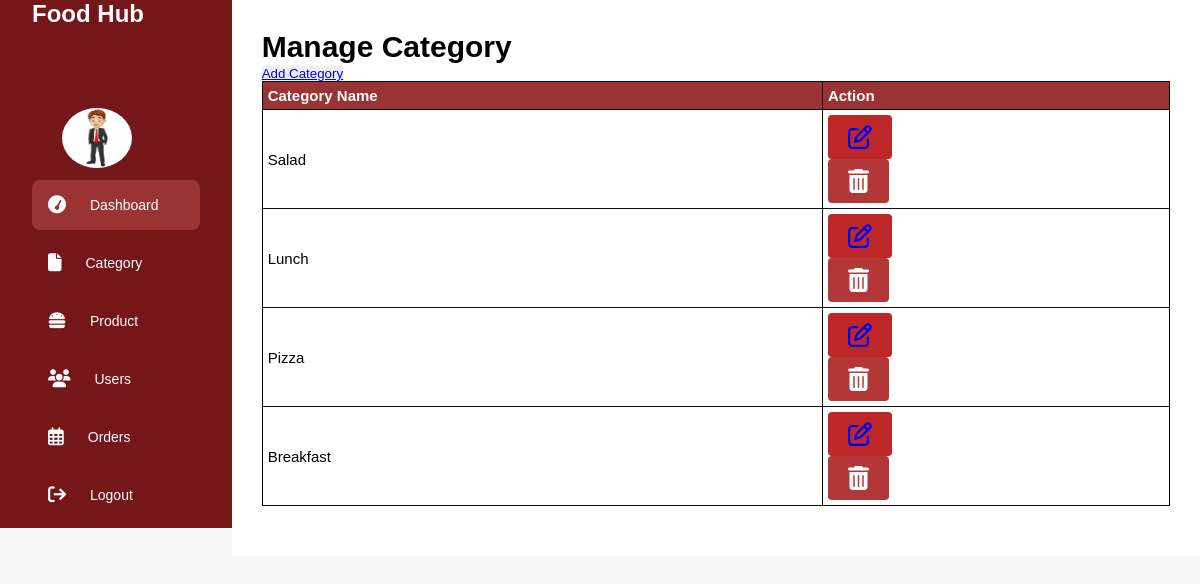
Screenshot of /admin/categories.php (signed in) with the database file from the repository.
### tables this page shows
CREATE TABLE `categories` (
  `id` int(10) UNSIGNED NOT NULL,
  `name` varchar(255) NOT NULL,
  `image` varchar(255) DEFAULT NULL
);

### admin/categories.php (the view, shortened to what this page needs)
<?php include 'layouts/header.php'?>
        <div class="row">
            <div class="col-md-12">
                <h1>Manage Category</h1>
                <button><a href="add-category.php">Add Category</a></button>
                <table class="table ">
                    <thead>
                        <tr>
                            <th>Category Name</th>
                            <th>Action</th>
                        </tr>
                    </thead>
                    <tbody>
                    <?php
                        $sql = "SELECT * FROM categories";
                        $result = mysqli_query($conn, $sql);
                        if (mysqli_num_rows($result) > 0) {
                            while ($row = mysqli_fetch_assoc($result)) {
                                echo "<tr>";
                                echo "<td>" . $row['name'] . "</td>";
                                echo "<td>
                                        <button class='btn btn-primary'><a href='add-category.php?id=" . $row['id'] . "'><i class='far fa-edit' style='font-size:24px'></i></a></button>
                                        <form method='POST'>
                                            <input type='hidden' name='category_id' value='" . $row['id'] . "'>
                                            <button type='submit' class='btn btn-danger' name='delete'><i class='fas fa-trash-alt' style='font-size:24px'></i></button>
                                        </form>
                                      </td>";
                                echo "</tr>";
                            }
                        } else {
                            echo "<tr><td colspan='2'>No categories found</td></tr>";
                        }
                        ?>
                    </tbody>
                </table>
            </div>
        </div>
<?php include 'layouts/footer.php' ?>

### admin/style1.css (style rules this page uses)
* { margin: 0; padding: 0; border: none; outline: none; box-sizing: border-box; font-family: "Poppins",sans-serif; }
body { display: flex; }
.table { width: 100%; border-collapse: collapse; }
.table th,.table td { border: 1px solid #0e0d0d; padding: 5px; text-align: left; }
.table th { background-color:#9a3334; color: #fff; }
.table tbody tr { background-color:#fff; }
.btn-info,.btn-danger { padding: 5px 10px; text-decoration: none; cursor: pointer; }
.btn-danger { background-color: #68d94f; }
body { font-family: Arial, sans-serif; background-color: #f8f8f8; margin: 0; padding: 0; }
.row { margin-bottom: 20px; }
.btn { padding: 10px 20px; border: none; border-radius: 4px; cursor: pointer; }
.btn-primary { background-color: #bd2727; color: white; }
.btn-danger { background-color: #b43737; color: white; }
body { font-family: Arial, sans-serif; margin: 0; padding: 0; }
.row { display: flex; flex-wrap: wrap; margin-bottom: 20px; }
.col-md-6, .col-md-12 { flex: 1; padding: 10px; font-size: 15px; }

### rows the page displays
categories: name "Salad"
categories: name "Lunch"
categories: name "Pizza"
categories: name "Breakfast"
